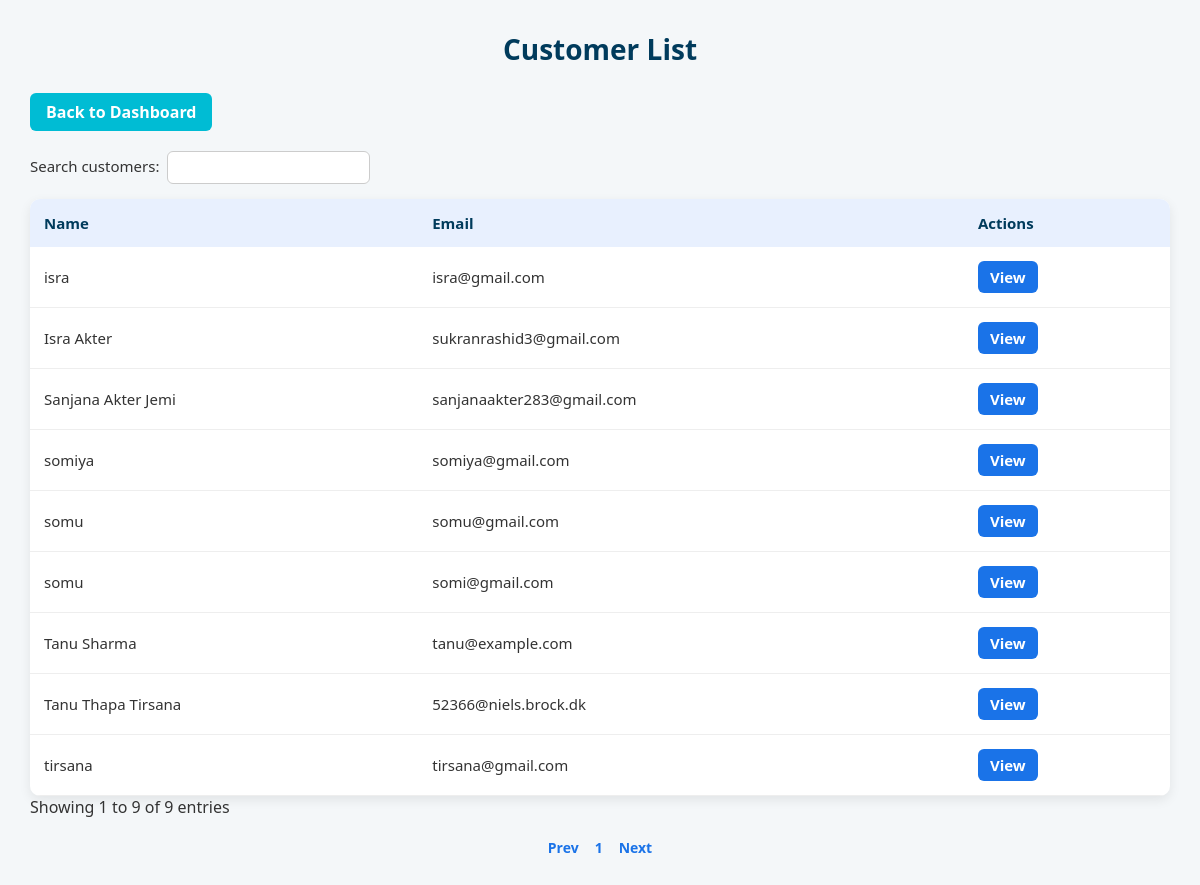
Screenshot of /admin/customer/list (signed in) with the database file from the repository.
### tables this page shows
CREATE TABLE `customer` (
  `customer_id` int(11) UNSIGNED NOT NULL,
  `name` varchar(25) NOT NULL DEFAULT 'Not Null',
  `email` varchar(55) NOT NULL,
  `password_hash` text NOT NULL DEFAULT 'Not Null',
  `account_status` varchar(15) DEFAULT NULL,
  `avatar` varchar(255) DEFAULT NULL
);

### app/controllers/AdminController.php (called while the page is built, shortened)
<?php
class AdminController
{
   public function customerList()
    {
        $customers = CustomerModel::getAllCustomers();
        View::render('admin.customer_list', ['customers' => $customers]);
    }
}

### index.php (called while the page is built, shortened)
<?php
require_once __DIR__ . '/app/core/Router.php';

### app/models/CustomerModel.php (called while the page is built, shortened)
<?php
class CustomerModel
{
    public static function getAllCustomers(): array
    {
        try {
            $db = Database::connect();
            $stmt = $db->prepare("SELECT customer_id, name, email FROM customer ORDER BY name ASC");
            $stmt->execute();
            return $stmt->fetchAll(PDO::FETCH_ASSOC);
        } catch (\PDOException $e) {
            error_log("CustomerModel::getAllCustomers error: " . $e->getMessage());
            return [];
        }
    }
}

### app/views/admin/customer_list.php (the view, shortened to what this page needs)
<!DOCTYPE html>
<html lang="en">
<head>
  <link rel="stylesheet" href="/quick_serve/assets/css/admin/customer_list.css?v=20">
</head>
<body>
  <h2>Customer List</h2>
  <div class="top-bar">
    <a href="/quick_serve/admin/dashboard" class="dashboard-button">Back to Dashboard</a>
  </div>
  <table id="customerTable" class="display">
    <thead>
      <tr>
        <th>Name</th>
        <th>Email</th>
        <th>Actions</th>
      </tr>
    </thead>
    <tbody>
      <?php foreach ($customers as $customer): ?>
        <tr>
          <td><?= htmlspecialchars($customer['name']) ?></td>
          <td><?= htmlspecialchars($customer['email']) ?></td>
          <td>
            <a class="view-link" href="/quick_serve/admin/customer/view?id=<?= $customer['customer_id'] ?>">View</a>
          </td>
        </tr>
      <?php endforeach; ?>
    </tbody>
  </table>
</body>
</html>

### assets/css/admin/customer_list.css (style rules this page uses)
body { font-family: 'Segoe UI', Roboto, Arial, sans-serif; margin: 30px; background-color: #f4f7f9; color: #333; }
h2 { color: #003B5C; font-size: 28px; margin-bottom: 25px; text-align: center; font-weight: 700; }
.top-bar { display: flex; justify-content: flex-start; margin-bottom: 20px; }
.dashboard-button { display: inline-block; background: #00bcd4; color: white; padding: 8px 16px; border-radius: 6px; text-decoration: none; font-weight: bold; transition: background 0.3s ease; }
table { width: 100%; border-collapse: collapse; background-color: #fff; border-radius: 10px; overflow: hidden; box-shadow: 0 4px 12px rgba(0,0,0,0.08); }
table th { background-color: #e8f0fe; color: #003B5C; padding: 14px; text-align: left; font-weight: 600; font-size: 15px; }
table td { padding: 14px; border-bottom: 1px solid #eee; font-size: 15px; }
.view-link { padding: 6px 12px; background-color: #1a73e8; color: white; text-decoration: none; border-radius: 6px; font-weight: 600; display: inline-block; transition: background-color 0.2s ease; }

### rows the page displays
customer: name "isra", email "isra@gmail.com"
customer: name "Isra Akter", email "sukranrashid3@gmail.com"
customer: name "Sanjana Akter Jemi", email "sanjanaakter283@gmail.com"
customer: name "somiya", email "somiya@gmail.com"
customer: name "somu", email "somu@gmail.com"
customer: name "somu", email "somi@gmail.com"
customer: name "Tanu Sharma", email "tanu@example.com"
customer: name "Tanu Thapa Tirsana", email "52366@niels.brock.dk"
customer: name "tirsana", email "tirsana@gmail.com"
